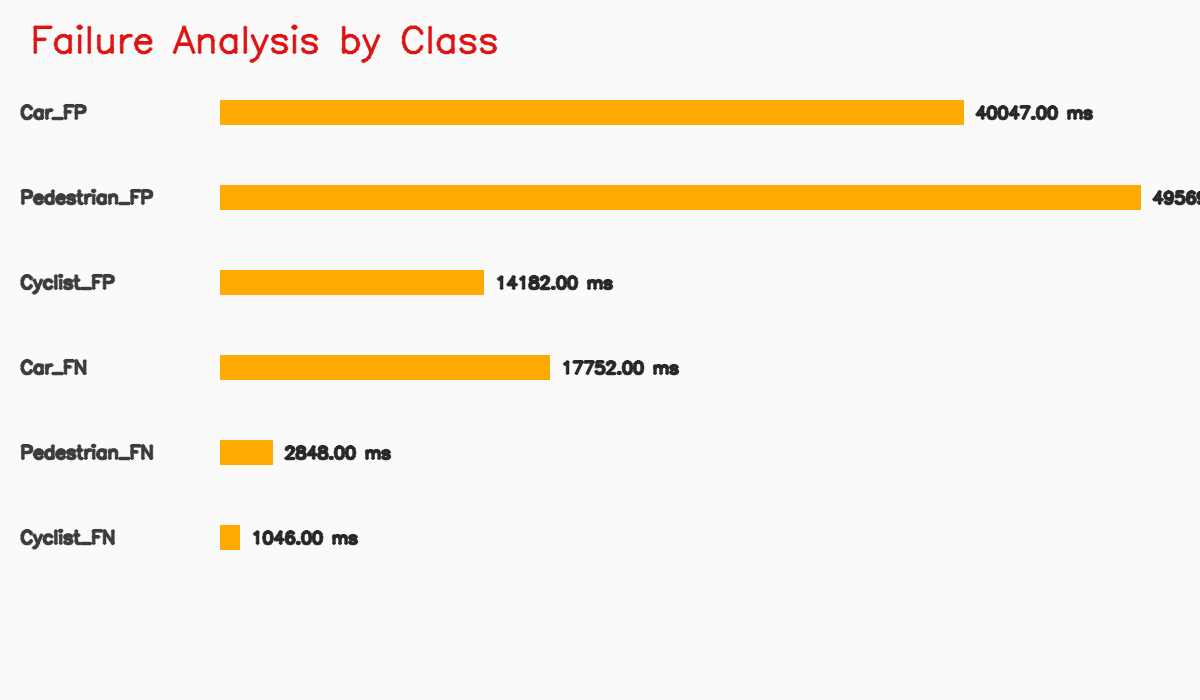
#> input picture assets/figures/fp_fn_by_class.png, 1200 x 700 px
$ python generate_eval_dashboard.py
#> lines starting #> are read from the running program, lines starting #| are printed output that depends on the picture; after the words box and inside, x2 and y2 are one past the last pixel; in counts of white or black regions, pixels touching at a corner belong together
### runtime/lidar_system_algorithm/visualization.py
from __future__ import annotations

from pathlib import Path

import cv2
import numpy as np

from .dbscan_baseline import DetectionBox
from .transforms import bev_corners, oriented_lidar_box_corners, project_rectified_to_image, lidar_to_rectified_camera


EDGE_INDICES = [
    (0, 1), (1, 2), (2, 3), (3, 0),
    (4, 5), (5, 6), (6, 7), (7, 4),
    (0, 4), (1, 5), (2, 6), (3, 7),
]


# [8 lines left out: function _color_bgr, not called in this run]


def placeholder_image(lines: list[str], width: int = 1200, height: int = 700) -> np.ndarray:
#> called with width = 1200, height = 700
    image = np.full((height, width, 3), 245, dtype=np.uint8)
    cv2.putText(image, "Unavailable", (40, 80), cv2.FONT_HERSHEY_SIMPLEX, 1.5, (20, 20, 180), 3, cv2.LINE_AA)
    for index, line in enumerate(lines):
        cv2.putText(image, line, (40, 140 + index * 42), cv2.FONT_HERSHEY_SIMPLEX, 0.9, (60, 60, 60), 2, cv2.LINE_AA)
#> in _figure_or_placeholder, image is the input picture: shape (700, 1200, 3); mean B, G, R 229.2, 241, 247.8
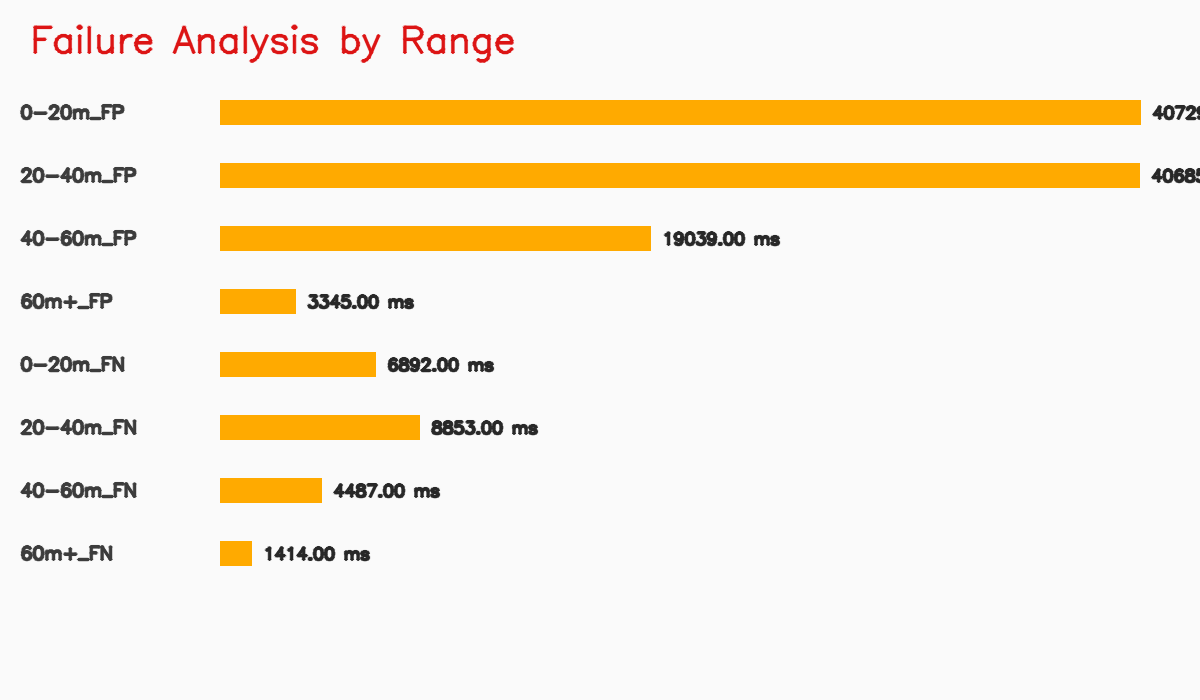
#> input picture assets/figures/fp_fn_by_range.png, 1200 x 700 px
#> in _figure_or_placeholder, image is the input picture: shape (700, 1200, 3); mean B, G, R 224.7, 239, 247.1
    return image


def save_image(path: Path, image: np.ndarray) -> None:
    path.parent.mkdir(parents=True, exist_ok=True)
    suffix = path.suffix.lower() or ".png"
    success, encoded = cv2.imencode(suffix, image)
    if not success:
        raise RuntimeError(f"Failed to encode image for: {path}")
    encoded.tofile(str(path))


# [155 lines left out: functions render_projection_image, draw_box_centers_on_image, draw_lidar_boxes_on_image, render_bev, not called in this run]


def draw_bar_chart(rows: list[dict], title: str, width: int = 1200, height: int = 700) -> np.ndarray:
    canvas = np.full((height, width, 3), 250, dtype=np.uint8)
    margin_left = 220
    margin_right = 60
    margin_top = 100
    margin_bottom = 90
    available = [row for row in rows if row.get("mean_ms") is not None]
    max_value = max((float(row["mean_ms"]) for row in available), default=1.0)
    bar_area_width = width - margin_left - margin_right
    bar_step = max(1, int((height - margin_top - margin_bottom) / max(len(rows), 1)))
    cv2.putText(canvas, title, (30, 52), cv2.FONT_HERSHEY_SIMPLEX, 1.2, (20, 20, 220), 2, cv2.LINE_AA)
    for index, row in enumerate(rows):
        y = margin_top + index * bar_step
        stage = str(row["stage"])
        mean_ms = row.get("mean_ms")
        cv2.putText(canvas, stage, (20, y + 18), cv2.FONT_HERSHEY_SIMPLEX, 0.6, (60, 60, 60), 2, cv2.LINE_AA)
        if mean_ms is None:
            cv2.putText(canvas, "unavailable", (margin_left, y + 18), cv2.FONT_HERSHEY_SIMPLEX, 0.6, (20, 20, 180), 2, cv2.LINE_AA)
            continue
        bar_length = int(float(mean_ms) / max_value * bar_area_width)
        cv2.rectangle(canvas, (margin_left, y), (margin_left + bar_length, y + 24), (0, 170, 255), -1)
        cv2.putText(canvas, f"{float(mean_ms):.2f} ms", (margin_left + bar_length + 12, y + 18), cv2.FONT_HERSHEY_SIMPLEX, 0.55, (40, 40, 40), 2, cv2.LINE_AA)
    return canvas


def draw_tradeoff_chart(rows: list[dict], title: str, width: int = 1200, height: int = 700) -> np.ndarray:
    canvas = np.full((height, width, 3), 248, dtype=np.uint8)
    left, right, top, bottom = 100, 80, 90, 90
    plot_w = width - left - right
    plot_h = height - top - bottom
    cv2.putText(canvas, title, (30, 50), cv2.FONT_HERSHEY_SIMPLEX, 1.1, (20, 20, 220), 2, cv2.LINE_AA)
    cv2.rectangle(canvas, (left, top), (left + plot_w, top + plot_h), (120, 120, 120), 2)
    if not rows:
        cv2.putText(canvas, "No data", (left + 40, top + 60), cv2.FONT_HERSHEY_SIMPLEX, 0.8, (20, 20, 180), 2, cv2.LINE_AA)
        return canvas
    sizes = [float(row["pillar_size"]) for row in rows]
    latencies = [float(row["preprocess_mean_ms"]) for row in rows]
    counts = [float(row["pillar_count_mean"]) for row in rows]
    min_size, max_size = min(sizes), max(sizes)
    min_latency, max_latency = min(latencies), max(latencies)
    min_count, max_count = min(counts), max(counts)

    # [4 lines left out: function norm, not called in this run]

    latency_points = []
    count_points = []
    for size, latency, count in zip(sizes, latencies, counts):
        x = left + int(norm(size, min_size, max_size) * plot_w)
        y_latency = top + plot_h - int(norm(latency, min_latency, max_latency) * plot_h)
        y_count = top + plot_h - int(norm(count, min_count, max_count) * plot_h)
        latency_points.append((x, y_latency))
        count_points.append((x, y_count))
        cv2.putText(canvas, f"{size:.2f}", (x - 14, top + plot_h + 28), cv2.FONT_HERSHEY_SIMPLEX, 0.5, (60, 60, 60), 1, cv2.LINE_AA)

    cv2.polylines(canvas, [np.array(latency_points, dtype=np.int32)], False, (0, 120, 255), 2, cv2.LINE_AA)
    cv2.polylines(canvas, [np.array(count_points, dtype=np.int32)], False, (0, 180, 80), 2, cv2.LINE_AA)
    for point in latency_points:
        cv2.circle(canvas, point, 5, (0, 120, 255), -1, cv2.LINE_AA)
    for point in count_points:
        cv2.circle(canvas, point, 5, (0, 180, 80), -1, cv2.LINE_AA)
    cv2.putText(canvas, "orange: preprocess latency", (left, top - 24), cv2.FONT_HERSHEY_SIMPLEX, 0.6, (0, 120, 255), 2, cv2.LINE_AA)
    cv2.putText(canvas, "green: pillar count", (left + 320, top - 24), cv2.FONT_HERSHEY_SIMPLEX, 0.6, (0, 180, 80), 2, cv2.LINE_AA)
    return canvas


def compose_grid(images: list[np.ndarray], columns: int = 3, label_lines: list[str] | None = None) -> np.ndarray:
#> called with columns = 3
    if not images:
        return placeholder_image(["No images to compose"])
    h = max(image.shape[0] for image in images)
#> h = 700
    w = max(image.shape[1] for image in images)
#> w = 1200
    rows = (len(images) + columns - 1) // columns
#> rows = 1
    grid = np.full((rows * h, columns * w, 3), 255, dtype=np.uint8)
#> grid: shape (700, 3600, 3); every value is 255
    for index, image in enumerate(images):
        row = index // columns
        col = index % columns
        resized = cv2.resize(image, (w, h))
        grid[row * h:(row + 1) * h, col * w:(col + 1) * w] = resized
#> this loop made 3 passes
#> pass 1, in compose_grid, `resized = cv2.resize(image, (w, h))`:
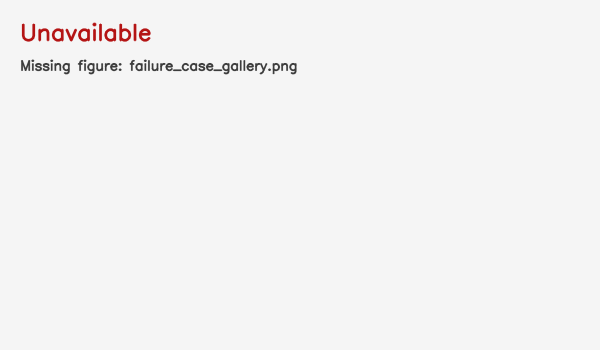
#> resized: shape (700, 1200, 3) (shown at 1/2 size); mean of channels 0, 1, 2 243.1, 243.1, 243.7; drawn as B, G, R
#> after the loop:
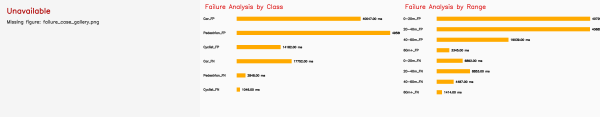
#> grid: shape (700, 3600, 3) (shown at 1/6 size); mean of channels 0, 1, 2 232.3, 241, 246.2; drawn as B, G, R
    if label_lines:
        for index, line in enumerate(label_lines[:6]):
            cv2.putText(grid, line, (20, 30 + index * 26), cv2.FONT_HERSHEY_SIMPLEX, 0.75, (20, 20, 220), 2, cv2.LINE_AA)
#> this loop made 2 passes
#> line on pass 1: 'Failure analysis gallery'
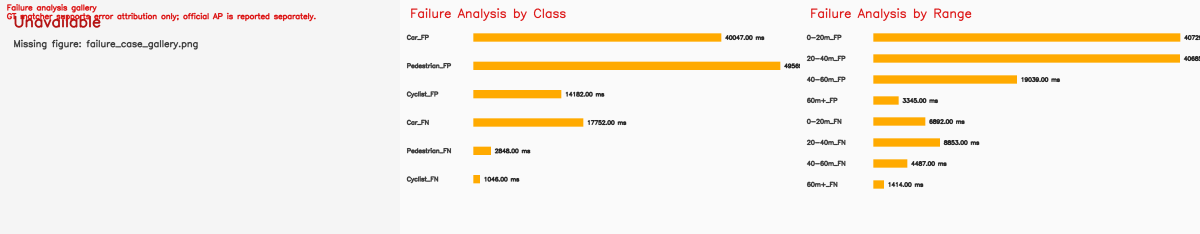
#> grid: shape (700, 3600, 3) (shown at 1/3 size); 0.54% of pixels changed, all inside (x1, y1, x2, y2) = (20, 12, 948, 64); drawn as B, G, R
    return grid

### runtime/lidar_system_algorithm/report_schema.py
from __future__ import annotations

import csv
import json
from datetime import datetime, timezone
from pathlib import Path
from typing import Iterable, Sequence


def get_project_root() -> Path:
    return Path(__file__).resolve().parents[2]


# [5 lines left out: function resolve_project_path, not called in this run]


def ensure_dir(path: Path) -> Path:
    path.mkdir(parents=True, exist_ok=True)
    return path


def timestamp_utc() -> str:
    return datetime.now(timezone.utc).isoformat()


def write_json(path: Path, payload: object) -> None:
    ensure_dir(path.parent)
    path.write_text(json.dumps(payload, indent=2, ensure_ascii=False), encoding="utf-8")


def write_markdown(path: Path, content: str) -> None:
    ensure_dir(path.parent)
    path.write_text(content, encoding="utf-8")


# [7 lines left out: function write_csv, not called in this run]


def read_json_or_default(path: Path, default: object) -> object:
    if not path.exists():
        return default
    for encoding in ("utf-8", "utf-8-sig"):
        try:
            return json.loads(path.read_text(encoding=encoding))
        except Exception:
            continue
    return default


def flatten_lines(lines: Iterable[str]) -> str:
    return "\n".join(line.rstrip() for line in lines if line is not None)

### scripts/lidar_system_algorithm/generate_eval_dashboard.py
from __future__ import annotations

import argparse
import sys
from pathlib import Path

import numpy as np

PROJECT_ROOT = Path(__file__).resolve().parents[2]
if str(PROJECT_ROOT) not in sys.path:
    sys.path.insert(0, str(PROJECT_ROOT))

from runtime.lidar_system_algorithm.report_schema import read_json_or_default, write_json, write_markdown
from runtime.lidar_system_algorithm.visualization import compose_grid, draw_bar_chart, draw_tradeoff_chart, placeholder_image, save_image


def parse_args() -> argparse.Namespace:
    parser = argparse.ArgumentParser(description="Generate KITTI eval dashboard and failure-case summary.")
    parser.add_argument("--input-dir", default="reports/lidar_system_algorithm", help="Input report directory.")
    parser.add_argument("--output-dir", default="reports/lidar_system_algorithm", help="Output directory.")
    parser.add_argument("--version", default="v2", help="Dashboard version. Use v2 for bucketed TRT and GT matcher sections.")
    return parser.parse_args()


def _figure_or_placeholder(path: Path):
    try:
        import cv2
        import numpy as np

        if not path.exists():
            return placeholder_image([f"Missing figure: {path.name}"])
        data = np.fromfile(str(path), dtype=np.uint8)
        image = cv2.imdecode(data, cv2.IMREAD_COLOR)
        return image if image is not None else placeholder_image([f"Unreadable figure: {path.name}"])
    except Exception:
        return placeholder_image([f"Figure unavailable: {path.name}"])


def main() -> None:
    args = parse_args()
    input_dir = (PROJECT_ROOT / args.input_dir).resolve() if not Path(args.input_dir).is_absolute() else Path(args.input_dir)
    output_dir = (PROJECT_ROOT / args.output_dir).resolve() if not Path(args.output_dir).is_absolute() else Path(args.output_dir)
    figures_dir = PROJECT_ROOT / "projects" / "lidar_system_algorithm" / "figures"
    output_dir.mkdir(parents=True, exist_ok=True)
    figures_dir.mkdir(parents=True, exist_ok=True)

    official_eval = read_json_or_default(input_dir / "kitti_official_eval.json", {})
    online_latency = read_json_or_default(input_dir / "tensorrt_backbone_head_online_latency.json", {})
    voxel = read_json_or_default(input_dir / "voxelization_ablation.json", {})
    tracking = read_json_or_default(input_dir / "tracking_optimized_summary.json", {})
    trt_wrapper = read_json_or_default(input_dir / "tensorrt_real_sample_wrapper.json", {})
    trt_bucketed = read_json_or_default(input_dir / "tensorrt_bucketed_core_report.json", {})
    trt_bucketed_eval = read_json_or_default(input_dir / "tensorrt_bucketed_kitti_eval.json", {})
    trt_backbone_head = read_json_or_default(input_dir / "tensorrt_backbone_head_only_eval.json", {})
    trt_backbone_head_diff = read_json_or_default(input_dir / "tensorrt_backbone_head_only_diff.json", {})
    trt_backbone_head_final = read_json_or_default(input_dir / "tensorrt_backbone_head_only_final_report.json", {})
    trt_backbone_head_fullval = read_json_or_default(input_dir / "tensorrt_backbone_head_only_fullval_eval.json", {})
    final_report = read_json_or_default(input_dir / "lidar_system_algorithm_final_report.json", {})
    failure_matcher = read_json_or_default(input_dir / "failure_matcher_summary.json", {})
    robustness = read_json_or_default(input_dir / "calibration_sync_robustness.json", {})

    eval_dict = official_eval.get("official_result_dict", {}) if isinstance(official_eval, dict) else {}
    ap_rows = [
        {"stage": "Car_mod_3D_AP_R40", "mean_ms": eval_dict.get("Car_3d/moderate_R40")},
        {"stage": "Ped_mod_3D_AP_R40", "mean_ms": eval_dict.get("Pedestrian_3d/moderate_R40")},
        {"stage": "Cyc_mod_3D_AP_R40", "mean_ms": eval_dict.get("Cyclist_3d/moderate_R40")},
    ]
    pytorch_online = online_latency.get("pytorch_summary", {}) if isinstance(online_latency, dict) else {}
    trt_online = online_latency.get("trt_summary", {}) if isinstance(online_latency, dict) else {}
    tracked_rows = voxel.get("summary_rows", []) if isinstance(voxel, dict) else []
    failure_grid = compose_grid(
        [
            _figure_or_placeholder(figures_dir / "failure_case_gallery.png"),
            _figure_or_placeholder(figures_dir / "fp_fn_by_class.png"),
            _figure_or_placeholder(figures_dir / "fp_fn_by_range.png"),
        ],
        columns=3,
        label_lines=["Failure analysis gallery", "GT matcher supports error attribution only; official AP is reported separately."],
    )

    save_image(figures_dir / "kitti_ap_by_class.png", draw_bar_chart(ap_rows, title="KITTI AP_R40 by Class"))
#> in draw_bar_chart, `cv2.putText(canvas, title, (30, 52), cv2.FONT_HERSHEY_SIMPLEX, 1.2, (2..`:
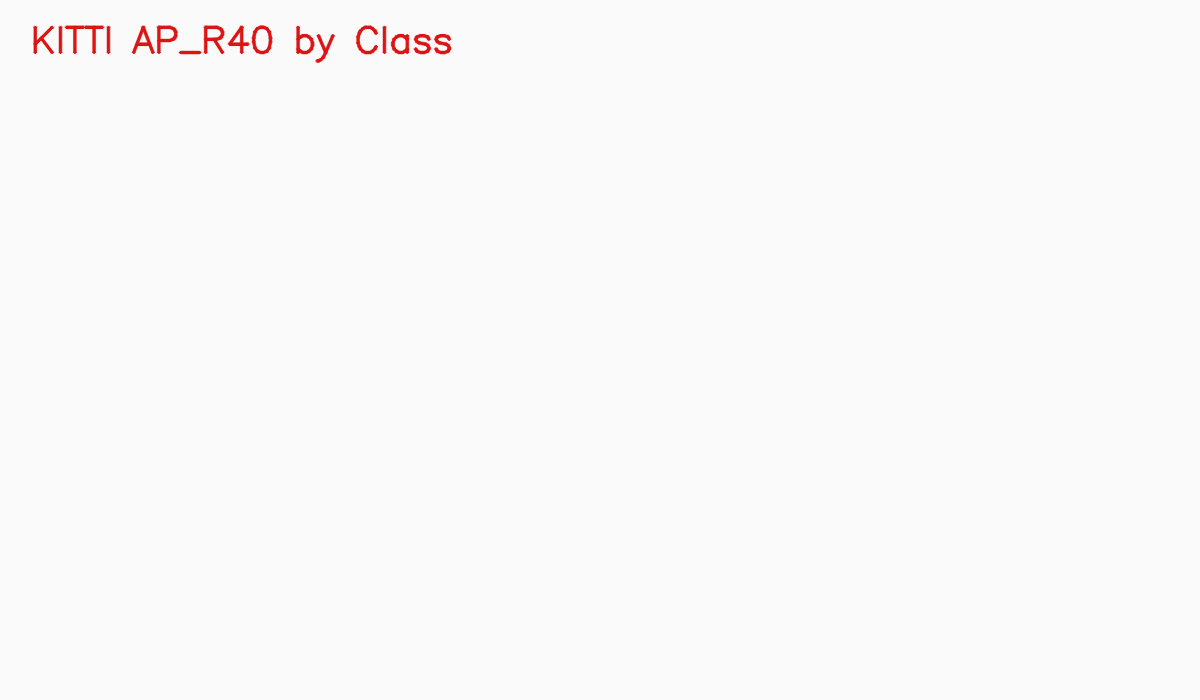
#> canvas: shape (700, 1200, 3); mean of channels 0, 1, 2 249.1, 249.1, 249.9; drawn as B, G, R
#> (the rest of the program and of its run is left out)
